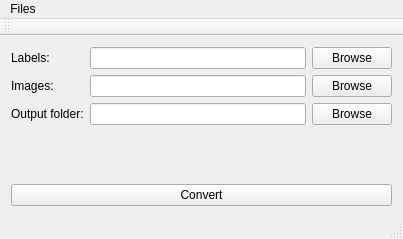
<?xml version="1.0" encoding="UTF-8"?>
<ui version="4.0">
 <class>MNISTtoBmpConverterClass</class>
 <widget class="QMainWindow" name="MNISTtoBmpConverterClass">
  <property name="geometry">
   <rect>
    <x>0</x>
    <y>0</y>
    <width>403</width>
    <height>239</height>
   </rect>
  </property>
  <property name="windowTitle">
   <string>MNISTtoBmpConverter</string>
  </property>
  <widget class="QWidget" name="centralWidget">
   <layout class="QGridLayout" name="gridLayout_2">
    <item row="0" column="0">
     <layout class="QGridLayout" name="gridLayout">
      <item row="0" column="0">
       <widget class="QLabel" name="label">
        <property name="text">
         <string>Labels:</string>
        </property>
       </widget>
      </item>
      <item row="0" column="1">
       <widget class="QLineEdit" name="LELabels"/>
      </item>
      <item row="0" column="2">
       <widget class="QPushButton" name="pBLabes">
        <property name="text">
         <string>Browse</string>
        </property>
       </widget>
      </item>
      <item row="1" column="0">
       <widget class="QLabel" name="label_2">
        <property name="text">
         <string>Images:</string>
        </property>
       </widget>
      </item>
      <item row="1" column="1">
       <widget class="QLineEdit" name="LEImages"/>
      </item>
      <item row="1" column="2">
       <widget class="QPushButton" name="pBImages">
        <property name="text">
         <string>Browse</string>
        </property>
       </widget>
      </item>
      <item row="2" column="0">
       <widget class="QLabel" name="label_3">
        <property name="text">
         <string>Output folder:</string>
        </property>
       </widget>
      </item>
      <item row="2" column="1">
       <widget class="QLineEdit" name="LEOutputFolder"/>
      </item>
      <item row="2" column="2">
       <widget class="QPushButton" name="pBOutputFolder">
        <property name="text">
         <string>Browse</string>
        </property>
       </widget>
      </item>
     </layout>
    </item>
    <item row="1" column="0">
     <spacer name="verticalSpacer">
      <property name="orientation">
       <enum>Qt::Vertical</enum>
      </property>
      <property name="sizeHint" stdset="0">
       <size>
        <width>20</width>
        <height>37</height>
       </size>
      </property>
     </spacer>
    </item>
    <item row="2" column="0">
     <widget class="QPushButton" name="pBConvert">
      <property name="text">
       <string>Convert</string>
      </property>
     </widget>
    </item>
   </layout>
  </widget>
  <widget class="QMenuBar" name="menuBar">
   <property name="geometry">
    <rect>
     <x>0</x>
     <y>0</y>
     <width>403</width>
     <height>22</height>
    </rect>
   </property>
   <widget class="QMenu" name="menuFiles">
    <property name="title">
     <string>Files</string>
    </property>
    <addaction name="actionQuit"/>
   </widget>
   <addaction name="menuFiles"/>
  </widget>
  <widget class="QToolBar" name="mainToolBar">
   <attribute name="toolBarArea">
    <enum>TopToolBarArea</enum>
   </attribute>
   <attribute name="toolBarBreak">
    <bool>false</bool>
   </attribute>
  </widget>
  <widget class="QStatusBar" name="statusBar"/>
  <action name="actionQuit">
   <property name="text">
    <string>Quit</string>
   </property>
   <property name="shortcut">
    <string>Ctrl+Q</string>
   </property>
  </action>
 </widget>
 <layoutdefault spacing="6" margin="11"/>
 <resources/>
 <connections/>
</ui>
